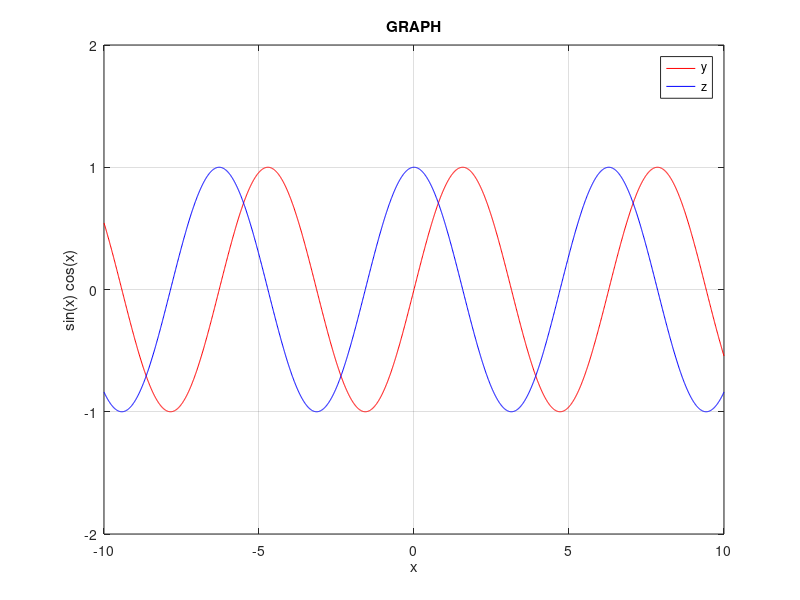

This figure's MATLAB source:
clear all
clc
x=[-10:.01:10]
y=sin(x)
z=cos(x)
plot(x,y,'r',x,z,'b')
grid on
xlabel('x')
ylabel('sin(x) cos(x)')
title('GRAPH')
legend('y','z')
axis([-10 10 -2 2])
